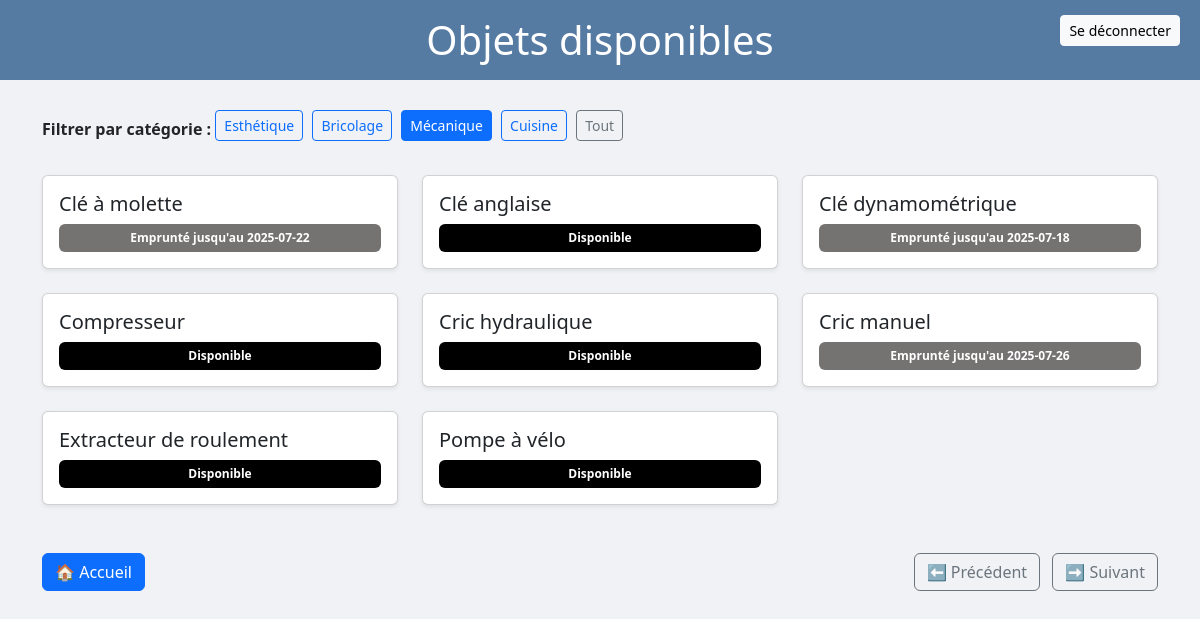
Page /page/objets.php?cat=3 (signed in) on the committed database.
### tables this page shows
CREATE TABLE categorie_objet (
    id_categorie INT AUTO_INCREMENT PRIMARY KEY,
    nom_categorie VARCHAR(50)
);

CREATE TABLE emprunt (
    id_emprunt INT AUTO_INCREMENT PRIMARY KEY,
    id_objet INT,
    id_membre INT,
    date_emprunt DATE,
    date_retour DATE

    
);

CREATE TABLE objet (
    id_objet INT AUTO_INCREMENT PRIMARY KEY,
    nom_objet VARCHAR(100),
    id_categorie INT,
    id_membre INT
);

### functions/functions.php (called while the page is built, shortened)
<?php
function getCategories($conn) {
    return mysqli_query($conn, "SELECT * FROM categorie_objet");
}
function getObjets($conn, $id_categorie = null) {
    $dateNow = date('Y-m-d');
    if ($id_categorie) {
        $sql = "SELECT o.*, e.date_retour FROM objet o
                LEFT JOIN emprunt e ON o.id_objet = e.id_objet AND e.date_retour >= '$dateNow'
                WHERE o.id_categorie = ?
                ORDER BY o.nom_objet";
        $stmt = mysqli_prepare($conn, $sql);
        mysqli_stmt_bind_param($stmt, "i", $id_categorie);
        mysqli_stmt_execute($stmt);
        $result = mysqli_stmt_get_result($stmt);
        return $result;
    } else {
        $sql = "SELECT o.*, e.date_retour FROM objet o
                LEFT JOIN emprunt e ON o.id_objet = e.id_objet AND e.date_retour >= '$dateNow'
                ORDER BY o.nom_objet";
        return mysqli_query($conn, $sql);
    }
}
?>

### page/objets.php (the view, shortened to what this page needs)
<?php
include(__DIR__ . '/../functions/functions.php');
$conn = connectDB();
$cat = isset($_GET['cat']) ? (int)$_GET['cat'] : null;
$categories = getCategories($conn);
$objets = getObjets($conn, $cat);
?>
<!DOCTYPE html>
<html lang="fr">
<head>
    <link href="https://cdn.jsdelivr.net/npm/bootstrap@5.3.3/dist/css/bootstrap.min.css" rel="stylesheet"
>
</head>
<body>
<header class="text-center position-relative">
    <h1>Objets disponibles</h1>
    <a href="logout.php" class="btn btn-light btn-sm logout-btn">Se déconnecter</a>
</header>
<div class="container">
    <div class="filter-btns mb-4">
        <strong>Filtrer par catégorie :</strong>
        <?php foreach ($categories as $c): ?>
            <a href="objets.php?cat=<?= $c['id_categorie'] ?>" class="btn btn-outline-primary btn-sm <?= ($cat === (int)$c['id_categorie']) ? 'active' : '' ?>">
                <?= $c['nom_categorie'] ?>
            </a>
        <?php endforeach; ?>
        <a href="objets.php" class="btn btn-outline-secondary btn-sm <?= ($cat === null) ? 'active' : '' ?>">Tout</a>
    </div>
    <div class="row row-cols-1 row-cols-md-3 g-4">
        <?php foreach ($objets as $o): ?>
            <div class="col">
                <div class="card h-100 shadow-sm">
                    <div class="card-body d-flex flex-column justify-content-between">
                        <h5 class="card-title"><?= $o['nom_objet'] ?></h5>
                        <?php if (!empty($o['date_retour'])): ?>
                            <span class="badge badge-unavailable p-2">Emprunté jusqu'au <?= $o['date_retour'] ?></span>
                        <?php else: ?>
                            <span class="badge badge-available p-2">Disponible</span>
                        <?php endif; ?>
                    </div>
                </div>
            </div>
        <?php endforeach; ?>
    </div>
    <div class="mt-5 d-flex justify-content-between">
        <a href="accueil.php" class="btn btn-primary">🏠 Accueil</a>
        <div>
            <a href="#" class="btn btn-outline-secondary me-2">⬅️ Précédent</a>
            <a href="#" class="btn btn-outline-secondary">➡️ Suivant</a>
        </div>
    </div>
</div>
</body>
</html>

### page/objets.php (style rules this page uses)
body { background: #f0f2f5; }
header { background:rgb(86, 123, 163); color: white; padding: 1rem 0; margin-bottom: 30px; position: sticky; top: 0; z-index: 1000; }
header h1 { margin: 0; }
.filter-btns .btn { margin: 0 5px 10px 0; }
.badge-available { background-color:rgb(0, 0, 0); font-weight: 600; }
.badge-unavailable { background-color:rgb(117, 114, 114); font-weight: 600; }
.logout-btn { position: absolute; right: 20px; top: 15px; }

### rows in the picture
categorie_objet: nom_categorie "Esthétique"
categorie_objet: nom_categorie "Bricolage"
categorie_objet: nom_categorie "Mécanique"
categorie_objet: nom_categorie "Cuisine"
emprunt: id_objet.nom_objet "Clé à molette", date_retour "2025-07-22"
objet: nom_objet "Clé anglaise", shows "Disponible"
emprunt: id_objet.nom_objet "Clé dynamométrique", date_retour "2025-07-18"
objet: nom_objet "Compresseur", shows "Disponible"
objet: nom_objet "Cric hydraulique", shows "Disponible"
emprunt: id_objet.nom_objet "Cric manuel", date_retour "2025-07-26"
objet: nom_objet "Extracteur de roulement", shows "Disponible"
objet: nom_objet "Pompe à vélo", shows "Disponible"
